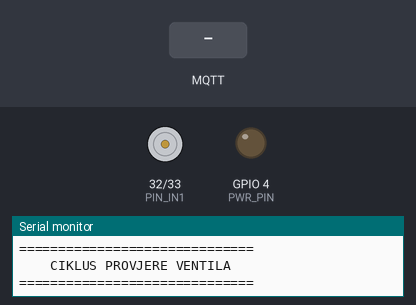
The sketch below on a simulated ESP32. Shown: motor-driver pin pairs drawn as motors (green arrow = first pin HIGH = forward, orange = second pin HIGH = backward, longer = more drive), output pins drawn as LEDs (lit = HIGH), the last lines printed to the serial monitor. The inputs (shaded band) are chosen by the test bench. No MQTT or app messages arrive unless stated. At 12.7 s the program puts the board to deep sleep or switches it off; the recording ends there.

Above: at 0.2 s.
At 8.5 s:
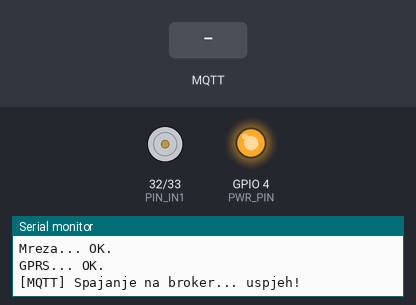
8.6 s: MQTT message "1" arrives on the first subscribed topic
At 9.8 s:
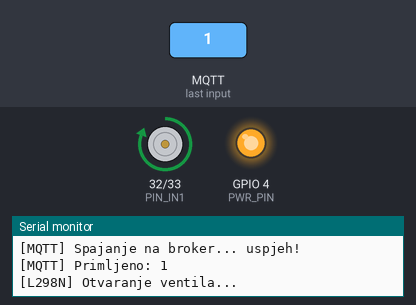
Timing chart, 0 to 12.1 s (numbered marks = the images above; inputs shaded):
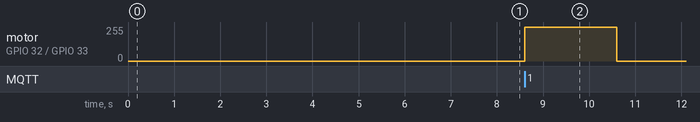

The sketch:

sketch_apr20a.ino
```cpp
#define TINY_GSM_MODEM_SIM7000
#define SerialMon Serial
#define SerialAT Serial1

#include <TinyGsmClient.h>
#include <PubSubClient.h>

// --- CONFIGURATION ---
const char apn[]      = "internet.ht.hr";
const char* broker    = "broker.hivemq.com";
const char* topicCommand = "urs/filip/ventil/naredba";
const char* topicStatus  = "urs/filip/ventil/status";

// --- PIN DEFINE ---
#define PIN_TX          27
#define PIN_RX          26
#define PWR_PIN         4 // Pin that turns on/off modem
#define PIN_IN1         32 // L298N Input 1
#define PIN_IN2         33 // L298N Input 2

// --- DEEP SLEEP SETTINGS ---
#define uS_TO_S_FACTOR 1000000ULL
#define VALVE_IMPULS_TIME 2000       // 2 seconds impuls for latching valve
#define TIME_TO_SLEEP   10           // TESTING: Sleep for 10 seconds

// VARIABLE IN RTC MEMORY - longterm memory (survives shutdown)
RTC_DATA_ATTR bool valveOpen = false;
bool messageProcessed = false;

TinyGsm        modem(SerialAT); // Connects modem with my code
TinyGsmClient  client(modem); // Takes my modem and turns it into internet client (TCP/IP)
PubSubClient   mqtt(client); // Connection to mqtt (pipe for conversation)

// --- FUNCTION FOR OPERATING VALVES ---
void operateValve(bool open) {
    SerialMon.println(open ? "\n[L298N] Otvaranje ventila..." : "\n[L298N] Zatvaranje ventila...");

    // Setup a direction of current (Polarity reversal for latching valve)
    if (open) {
        digitalWrite(PIN_IN1, HIGH);
        digitalWrite(PIN_IN2, LOW);
    } else {
        digitalWrite(PIN_IN1, LOW);
        digitalWrite(PIN_IN2, HIGH);
    }

    // Send impulse
    delay(VALVE_IMPULS_TIME);

    // Turn off and return driver to sleep (Cut power to coil)
    digitalWrite(PIN_IN1, LOW);
    digitalWrite(PIN_IN2, LOW);

    SerialMon.println("[L298N] Operacija zavrsena, struja iskljucena.");
}

// --- MODEM POWER ON ---
void modemPowerOn() {
    pinMode(PWR_PIN, OUTPUT);
    digitalWrite(PWR_PIN, LOW);
    delay(1200);
    digitalWrite(PWR_PIN, HIGH);
}

// --- SLEEP FUNCTION ---
void gotoSleep() {
    SerialMon.println("\n--- GASENJE SUSTAVA ---");
    if (mqtt.connected()) {
        mqtt.disconnect();
    }

    modem.gprsDisconnect();

    SerialMon.println("Gasim modem (poweroff)...");
    modem.poweroff();

    SerialMon.println("Ulazim u Deep Sleep (30s).");
    delay(100);

    esp_sleep_enable_timer_wakeup(TIME_TO_SLEEP * uS_TO_S_FACTOR);
    esp_deep_sleep_start();
}

// --- MQTT CALLBACK ---
void mqttCallback(char *topic, byte *payload, unsigned int len) {
    String message = "";
    for (unsigned int i = 0; i < len; i++) message += (char)payload[i];

    SerialMon.println("[MQTT] Primljeno: " + message);
    bool targetState = (message == "1" || message == "true");

    // KEY LOGIC: Impuls is sent only on state change
    if (targetState != valveOpen) {
        operateValve(targetState);
        valveOpen = targetState; // Save new state in RTC memory
        mqtt.publish(topicStatus, targetState ? "1" : "0", true);

    } else {
        SerialMon.println("[MQTT] Ventil je vec u trazenom stanju. Preskacem impuls.");
    }
    messageProcessed = true; // Confirmation that message has been processed
}

// --- CONNECTION TO MQTT ---
boolean mqttConnect() {
    SerialMon.print("[MQTT] Spajanje na broker...");
    // ID mora biti unikatan
    if (mqtt.connect("LilyGo_Filip_Irrigation_System")) {
        SerialMon.println(" uspjeh!");
        mqtt.subscribe(topicCommand);
        return true;
    }
    SerialMon.println(" neuspjeh.");
    return false;
}

// --- SETUP ---
void setup() {
    SerialMon.begin(115200);
    delay(100);
    SerialMon.println("\n\n==============================");
    SerialMon.println("    CIKLUS PROVJERE VENTILA    ");
    SerialMon.println("==============================");

    // --- PIN INITIALIZATION ---
    pinMode(PIN_IN1, OUTPUT);
    pinMode(PIN_IN2, OUTPUT);

    digitalWrite(PIN_IN1, LOW);
    digitalWrite(PIN_IN2, LOW);

    modemPowerOn();
    SerialMon.println("Inicijalizacija modema...");
    delay(6000);

    SerialAT.begin(9600, SERIAL_8N1, PIN_RX, PIN_TX); // Start UART communication (ESP32 - SIM7000G)

    if (!modem.init()) {
        SerialMon.println("Modem ne odgovara.");
        gotoSleep();
    }

    SerialMon.print("Mreza...");
    if (!modem.waitForNetwork(60000L)) {
        SerialMon.println(" nedostupna.");
        gotoSleep();
    }
    SerialMon.println(" OK.");

    SerialMon.print("GPRS...");
    if (!modem.gprsConnect(apn, "", "")) {
        SerialMon.println(" greska.");
        gotoSleep();
    }
    SerialMon.println(" OK.");

    mqtt.setServer(broker, 1883);
    mqtt.setCallback(mqttCallback); // Call this function if you ever get message from internet
}

// --- LOOP ---
void loop() {
    if (!mqtt.connected()) {
        if (!mqttConnect()) {
            static int fails = 0;
            if (fails++ > 2) gotoSleep();
            delay(3000);
            return;
        }
    }

    mqtt.loop(); // Check memory and jump to mqttCallback. When finished return to this point

    static unsigned long startMillis = millis();
    // If message has been processed or 15 seconds has elapsed
    if (messageProcessed || (millis() - startMillis > 15000)) {
        if (!messageProcessed) SerialMon.println("[INFO] Nema novih naredbi (Timeout).");
        delay(2000);
        gotoSleep();
    }
}
```

Measured:
- after the input at 8.6 s, motor on GPIO 32 (PIN_IN1) / GPIO 33 (PIN_IN2): stopped → forward 255/255 at once, → stopped 2.0 s later
